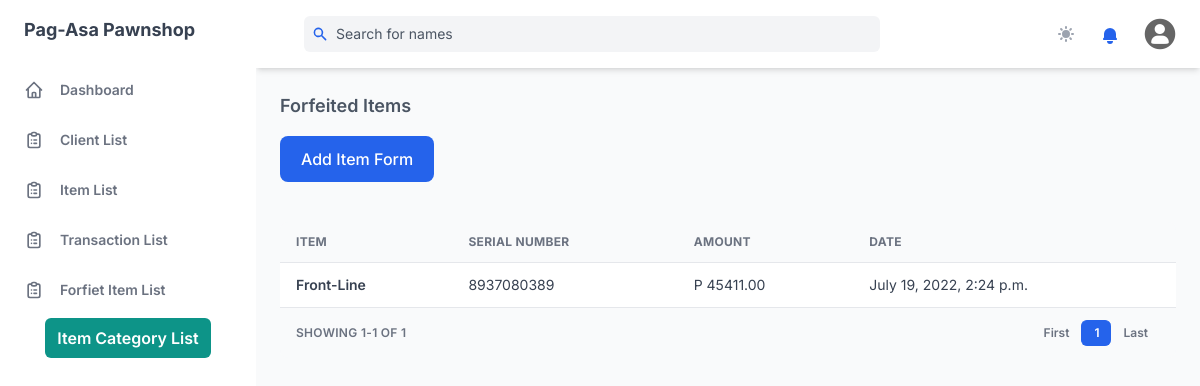
The app's page /forfeit/items/ (signed in), older data.
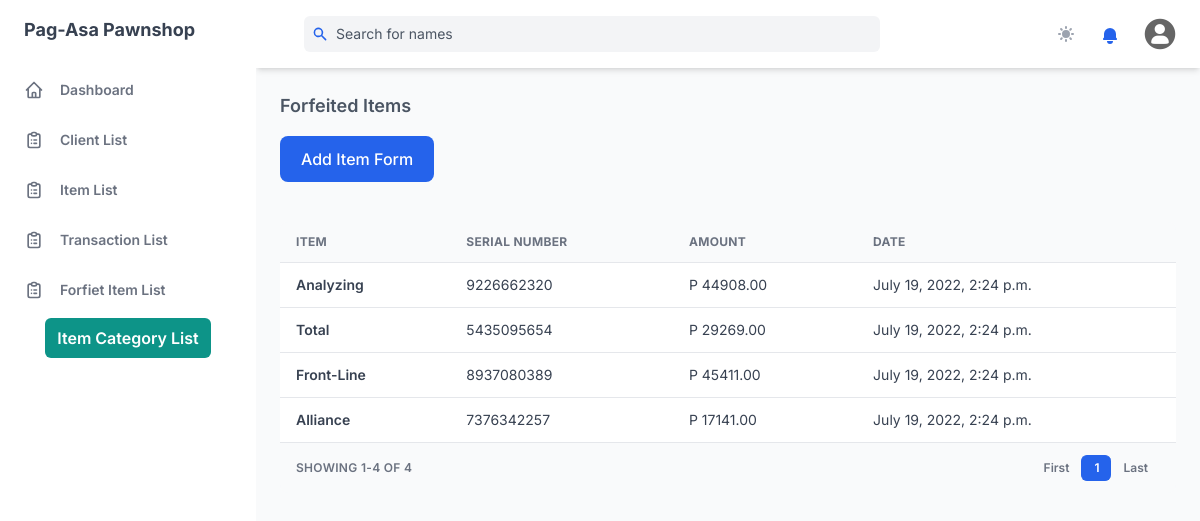
The same page, newer data.
### management_system/models.py (models this page shows, shortened)
class Forfeit(models.Model):
    item = models.ForeignKey(Item, related_name="forfeits", on_delete=models.CASCADE)

class Item(models.Model):
    CHOICE = [
        ('A', 'Active'),
        ('I', 'Inactive')
    ]
    item = models.CharField(max_length=255)
    serial_number = models.IntegerField()
    model = models.CharField(max_length=255)
    appraise_value = models.DecimalField(max_digits=10, decimal_places=2)
    item_description = models.CharField(max_length=255, blank=True, null=True)
    category = models.ManyToManyField(
        Category, blank=True, related_name="categories")
    status=models.CharField(choices=CHOICE, default='A', max_length=2)
    remarks = models.TextField(blank=True, null=True)
    created = models.DateTimeField(auto_now_add=True)
    updated = models.DateTimeField(auto_now=True)

### management_system/views.py (the view)
class ForfeitItemsView(LoginRequiredMixin, ListView):
    template_name = "forfeit_item_list_full.html"
    context_object_name = "items"
    paginate_by = 10
    model = Forfeit
    ordering = ['item']
    transactions = five_days_due_date(Transaction)
    def get_context_data(self, **kwargs):
        context = super(ForfeitItemsView, self).get_context_data(**kwargs)
        context['count_notification'] = len(self.transactions)
        context['categories'] = category_list(Category)
        return context

### management_system/models.py (called while the page is built)
    def __str__(self) -> str:
        return f"{self.name}".capitalize()

### management_system/views.py (called while the page is built)
def category_list(category_model):
    categories = category_model.objects.all()
    return categories

### templates/forfeit_item_list_full.html
{% extends 'base.html' %}
{% block content %}
{% include 'components/forfeit_item_list.html' %}
{% endblock content %}

### templates/components/forfeit_item_list.html (shortened to what this page needs)
{% load mathfilters %}
{% load l10n %}
<div id="content" class="mt-6">
  <h4 id="item-title" class="mb-4 text-lg font-semibold text-gray-600 dark:text-gray-300">
    Forfeited Items
  </h4>
  <div class="mb-6 flex justify-between">
    <a href="{% url 'item_form' %}" hx-boost="true" hx-indicator="#my-indicator">
      <button
        class="px-5 mb-4 py-3 font-medium leading-5 text-white transition-colors duration-150 bg-blue-600 border border-transparent rounded-lg active:bg-blue-600 hover:bg-blue-700 focus:outline-none focus:shadow-outline-blue"
      >
        Add Item Form
      </button>
    </a>
  </div>
  <div id="item-list" class="w-full overflow-hidden rounded-lg shadow-xs">
    <div class="w-full overflow-x-auto">
      <table class="w-full whitespace-no-wrap">
        <thead>
          <tr
            class="text-xs font-semibold tracking-wide text-left text-gray-500 uppercase border-b dark:border-gray-700 bg-gray-50 dark:text-gray-400 dark:bg-gray-800"
          >
            <th class="px-4 py-3">Item</th>
            <th class="px-4 py-3">Serial Number</th>
            <th class="px-4 py-3">Amount</th>
            <th class="px-4 py-3">Date</th>
          </tr>
        </thead>
        <tbody class="bg-white divide-y dark:divide-gray-700 dark:bg-gray-800">
          {% for item in items %}
          <tr class="text-gray-700 dark:text-gray-400">
            <td class="px-4 py-3">
              <div class="flex items-center text-sm">
                <div>
                  <a href="{% url 'item_detail' item.pk %}" hx-boost="true" hx-indicator="#my-indicator">
                    <p class="font-semibold">{{item.item.item|title}}</p>
                  </a>
                </div>
              </div>
            </td>
            <td class="px-4 py-3 text-sm">{{item.item.serial_number|unlocalize}}</td>
            <td class="px-4 py-3 text-sm">P {{item.item.appraise_value}}</td>
            <td class="px-4 py-3 text-sm">{{item.item.created}}</td>
          </tr>
          {% endfor %}
        </tbody>
      </table>
    </div>
    <div
      class="grid px-4 py-3 text-xs font-semibold tracking-wide text-gray-500 uppercase border-t dark:border-gray-700 bg-gray-50 sm:grid-cols-9 dark:text-gray-400 dark:bg-gray-800"
    >
    <span class="flex items-center col-span-3">
      Showing {% if page_obj.number > 1%}{{page_obj.number|sub:1}}{% endif %}1-{% if page_obj.number == page_obj.paginator.num_pages%}{{page_obj.paginator.count}}{%else%}{{page_obj.number|mul:10}}{%endif%} of {{page_obj.paginator.count}}
    </span>
    <span class="col-span-2"></span>
    <span class="flex col-span-4 mt-2 sm:mt-auto sm:justify-end">
      <nav aria-label="Table navigation">
        <ul class="inline-flex items-center">
            <a href="?page=1" hx-boost="true">
            <li>
              <button
              class="px-3 py-1 rounded-md rounded-l-lg focus:outline-none focus:shadow-outline-blue"
              aria-label="Previous"
              >
              First
              </button>
            </li>
          </a>
          {% for num in page_obj.paginator.page_range %}
          {% if page_obj.number == num %}
          <li>
            <a href="?page={{ num }}">
              <button
                class="px-3 py-1 text-white transition-colors duration-150 bg-blue-600 border border-r-0 border-blue-600 rounded-md focus:outline-none focus:shadow-outline-blue"
              >
                {{ num }}
              </button>
            </a>
          </li>
          {% endif %}
          {% endfor %}
        <li>
          <a href="?page={{page_obj.paginator.num_pages}}" hx-boost="true">
            <button
            class="px-3 py-1 rounded-md rounded-l-lg focus:outline-none focus:shadow-outline-blue"
            aria-label="Previous"
            >
            Last
            </button>
          </a>
        </li>
        </ul>
      </nav>
    </span>
    </div>
  </div>
</div>

Row changes from the older to the newer data that the page shows:
added Forfeit: item.item "Analyzing", item.serial_number "9226662320", item.appraise_value "44908.00", item.created "July 19, 2022, 2:24 p.m."
added Forfeit: item.item "Total", item.serial_number "5435095654", item.appraise_value "29269.00", item.created "July 19, 2022, 2:24 p.m."
added Forfeit: item.item "Alliance", item.serial_number "7376342257", item.appraise_value "17141.00", item.created "July 19, 2022, 2:24 p.m."
Text that changed along with them:
{{ page_obj.paginator.count }}: "1" → "4"
